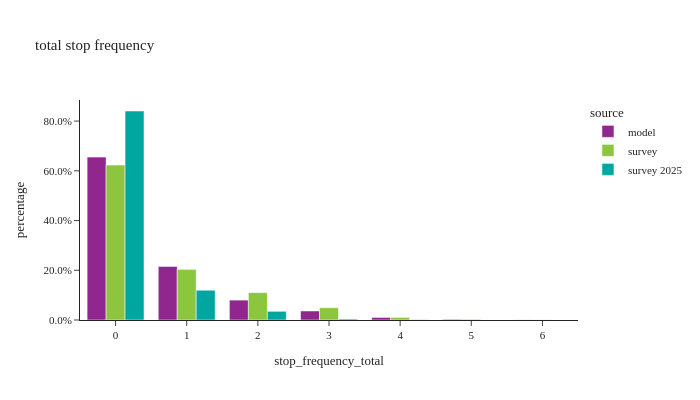

The notebook cell this image was saved under:
### Code cell
util.plot_share_barchart(tour_data, 'tour_weight', 'stop_frequency_total', title="total stop frequency")

### Figure 1 — Plotly figure (JSON) as saved in the notebook; plotly's stock layout.template omitted (floating-point values rounded to 4 significant figures)
{"data": [{"alignmentgroup": "True", "customdata": [[3558771], [1170217], [434469], [197289], [55618], [13306], [2372]], "hovertemplate": "source=model<br>stop_frequency_total=%{x}<br>percentage=%{y}<br>sample_size=%{customdata[0]}<extra></extra>", "legendgroup": "model", "marker": {"color": "#91268F", "pattern": {"shape": ""}}, "name": "model", "offsetgroup": "model", "orientation": "v", "showlegend": true, "textposition": "auto", "type": "bar", "x": [0.0, 1.0, 2.0, 3.0, 4.0, 5.0, 6.0], "xaxis": "x", "y": [0.6551, 0.2154, 0.07998, 0.03632, 0.01024, 0.00245, 0.0004367], "yaxis": "y"}, {"alignmentgroup": "True", "customdata": [[7244], [2104], [1086], [505], [130], [39], [12]], "hovertemplate": "source=survey<br>stop_frequency_total=%{x}<br>percentage=%{y}<br>sample_size=%{customdata[0]}<extra></extra>", "legendgroup": "survey", "marker": {"color": "#8CC63E", "pattern": {"shape": ""}}, "name": "survey", "offsetgroup": "survey", "orientation": "v", "showlegend": true, "textposition": "auto", "type": "bar", "x": [0.0, 1.0, 2.0, 3.0, 4.0, 5.0, 6.0], "xaxis": "x", "y": [0.6232, 0.2036, 0.1102, 0.0493, 0.01043, 0.002745, 0.000593], "yaxis": "y"}, {"alignmentgroup": "True", "customdata": [[1099], [149], [42], [14], [4]], "hovertemplate": "source=survey 2025<br>stop_frequency_total=%{x}<br>percentage=%{y}<br>sample_size=%{customdata[0]}<extra></extra>", "legendgroup": "survey 2025", "marker": {"color": "#00A7A0", "pattern": {"shape": ""}}, "name": "survey 2025", "offsetgroup": "survey 2025", "orientation": "v", "showlegend": true, "textposition": "auto", "type": "bar", "x": [0.0, 1.0, 2.0, 3.0, 4.0], "xaxis": "x", "y": [0.8406, 0.1198, 0.03486, 0.00372, 0.001049], "yaxis": "y"}], "layout": {"barmode": "group", "height": 400, "legend": {"title": {"text": "source"}, "tracegroupgap": 0}, "title": {"text": "total stop frequency"}, "width": 700, "xaxis": {"anchor": "y", "domain": [0.0, 1.0], "title": {"text": "stop_frequency_total"}}, "yaxis": {"anchor": "x", "domain": [0.0, 1.0], "tickformat": ".1%", "title": {"text": "percentage"}}}}
